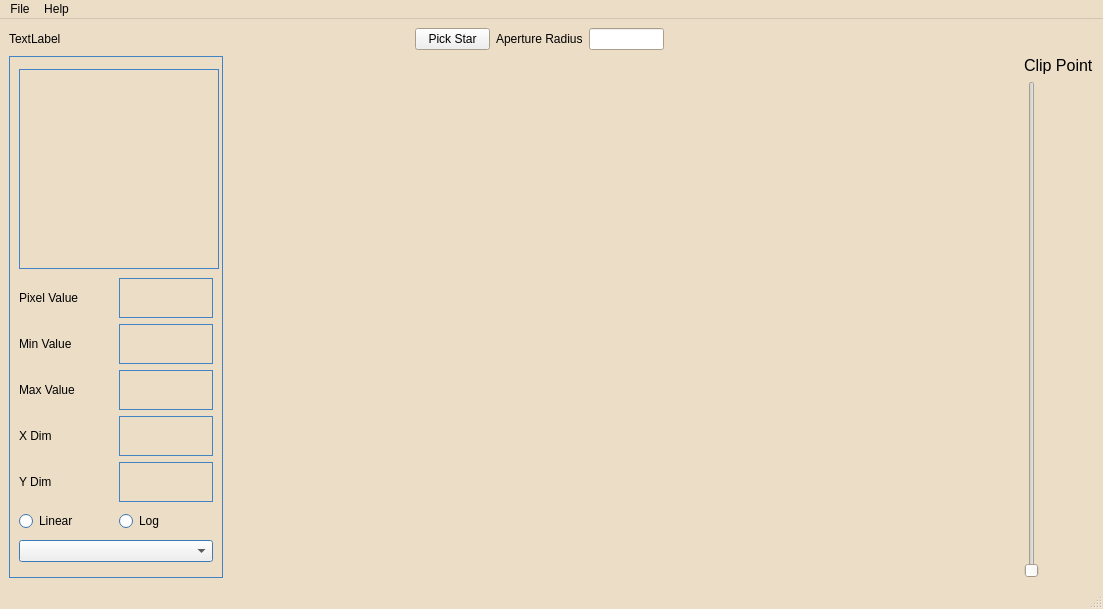
<?xml version="1.0" encoding="UTF-8"?>
<ui version="4.0">
 <class>NTV</class>
 <widget class="QMainWindow" name="NTV">
  <property name="geometry">
   <rect>
    <x>0</x>
    <y>0</y>
    <width>1103</width>
    <height>609</height>
   </rect>
  </property>
  <property name="palette">
   <palette>
    <active>
     <colorrole role="Base">
      <brush brushstyle="SolidPattern">
       <color alpha="255">
        <red>255</red>
        <green>255</green>
        <blue>255</blue>
       </color>
      </brush>
     </colorrole>
     <colorrole role="Window">
      <brush brushstyle="SolidPattern">
       <color alpha="255">
        <red>236</red>
        <green>221</green>
        <blue>199</blue>
       </color>
      </brush>
     </colorrole>
    </active>
    <inactive>
     <colorrole role="Base">
      <brush brushstyle="SolidPattern">
       <color alpha="255">
        <red>255</red>
        <green>255</green>
        <blue>255</blue>
       </color>
      </brush>
     </colorrole>
     <colorrole role="Window">
      <brush brushstyle="SolidPattern">
       <color alpha="255">
        <red>236</red>
        <green>221</green>
        <blue>199</blue>
       </color>
      </brush>
     </colorrole>
    </inactive>
    <disabled>
     <colorrole role="Base">
      <brush brushstyle="SolidPattern">
       <color alpha="255">
        <red>236</red>
        <green>221</green>
        <blue>199</blue>
       </color>
      </brush>
     </colorrole>
     <colorrole role="Window">
      <brush brushstyle="SolidPattern">
       <color alpha="255">
        <red>236</red>
        <green>221</green>
        <blue>199</blue>
       </color>
      </brush>
     </colorrole>
    </disabled>
   </palette>
  </property>
  <property name="windowTitle">
   <string>NTV</string>
  </property>
  <property name="windowIcon">
   <iconset resource="icons.qrc">
    <normaloff>:/sole.svg</normaloff>:/sole.svg</iconset>
  </property>
  <property name="animated">
   <bool>true</bool>
  </property>
  <property name="documentMode">
   <bool>false</bool>
  </property>
  <widget class="QWidget" name="centy">
   <property name="acceptDrops">
    <bool>true</bool>
   </property>
   <layout class="QVBoxLayout" name="verticalLayout_3">
    <item>
     <layout class="QHBoxLayout" name="horizontalLayout">
      <property name="rightMargin">
       <number>430</number>
      </property>
      <item>
       <widget class="QLabel" name="filelab">
        <property name="minimumSize">
         <size>
          <width>400</width>
          <height>0</height>
         </size>
        </property>
        <property name="maximumSize">
         <size>
          <width>400</width>
          <height>16777215</height>
         </size>
        </property>
        <property name="text">
         <string>TextLabel</string>
        </property>
       </widget>
      </item>
      <item>
       <widget class="QPushButton" name="pushButton">
        <property name="maximumSize">
         <size>
          <width>75</width>
          <height>16777215</height>
         </size>
        </property>
        <property name="text">
         <string>Pick Star</string>
        </property>
       </widget>
      </item>
      <item>
       <widget class="QLabel" name="label_3">
        <property name="text">
         <string>Aperture Radius</string>
        </property>
       </widget>
      </item>
      <item>
       <widget class="QLineEdit" name="sizeofcut">
        <property name="minimumSize">
         <size>
          <width>75</width>
          <height>0</height>
         </size>
        </property>
        <property name="maximumSize">
         <size>
          <width>75</width>
          <height>16777215</height>
         </size>
        </property>
       </widget>
      </item>
     </layout>
    </item>
    <item>
     <layout class="QHBoxLayout" name="horizontalLayout_2">
      <item>
       <widget class="QFrame" name="frame">
        <property name="maximumSize">
         <size>
          <width>214</width>
          <height>524</height>
         </size>
        </property>
        <property name="palette">
         <palette>
          <active>
           <colorrole role="Base">
            <brush brushstyle="SolidPattern">
             <color alpha="255">
              <red>255</red>
              <green>255</green>
              <blue>255</blue>
             </color>
            </brush>
           </colorrole>
           <colorrole role="Window">
            <brush brushstyle="SolidPattern">
             <color alpha="255">
              <red>85</red>
              <green>170</green>
              <blue>255</blue>
             </color>
            </brush>
           </colorrole>
          </active>
          <inactive>
           <colorrole role="Base">
            <brush brushstyle="SolidPattern">
             <color alpha="255">
              <red>255</red>
              <green>255</green>
              <blue>255</blue>
             </color>
            </brush>
           </colorrole>
           <colorrole role="Window">
            <brush brushstyle="SolidPattern">
             <color alpha="255">
              <red>85</red>
              <green>170</green>
              <blue>255</blue>
             </color>
            </brush>
           </colorrole>
          </inactive>
          <disabled>
           <colorrole role="Base">
            <brush brushstyle="SolidPattern">
             <color alpha="255">
              <red>85</red>
              <green>170</green>
              <blue>255</blue>
             </color>
            </brush>
           </colorrole>
           <colorrole role="Window">
            <brush brushstyle="SolidPattern">
             <color alpha="255">
              <red>85</red>
              <green>170</green>
              <blue>255</blue>
             </color>
            </brush>
           </colorrole>
          </disabled>
         </palette>
        </property>
        <property name="frameShape">
         <enum>QFrame::StyledPanel</enum>
        </property>
        <property name="frameShadow">
         <enum>QFrame::Raised</enum>
        </property>
        <layout class="QVBoxLayout" name="verticalLayout">
         <item>
          <widget class="QLabel" name="minipix">
           <property name="minimumSize">
            <size>
             <width>200</width>
             <height>200</height>
            </size>
           </property>
           <property name="maximumSize">
            <size>
             <width>200</width>
             <height>200</height>
            </size>
           </property>
           <property name="frameShape">
            <enum>QFrame::StyledPanel</enum>
           </property>
           <property name="frameShadow">
            <enum>QFrame::Raised</enum>
           </property>
           <property name="text">
            <string/>
           </property>
          </widget>
         </item>
         <item>
          <layout class="QGridLayout" name="gridLayout">
           <item row="1" column="0">
            <widget class="QLabel" name="label_2">
             <property name="maximumSize">
              <size>
               <width>140</width>
               <height>16777215</height>
              </size>
             </property>
             <property name="text">
              <string>Min Value</string>
             </property>
            </widget>
           </item>
           <item row="1" column="1">
            <widget class="QLabel" name="minlab">
             <property name="maximumSize">
              <size>
               <width>140</width>
               <height>40</height>
              </size>
             </property>
             <property name="frameShape">
              <enum>QFrame::StyledPanel</enum>
             </property>
             <property name="frameShadow">
              <enum>QFrame::Sunken</enum>
             </property>
             <property name="text">
              <string/>
             </property>
            </widget>
           </item>
           <item row="2" column="0">
            <widget class="QLabel" name="label_4">
             <property name="maximumSize">
              <size>
               <width>140</width>
               <height>16777215</height>
              </size>
             </property>
             <property name="text">
              <string>Max Value</string>
             </property>
            </widget>
           </item>
           <item row="2" column="1">
            <widget class="QLabel" name="maxlab">
             <property name="maximumSize">
              <size>
               <width>140</width>
               <height>40</height>
              </size>
             </property>
             <property name="frameShape">
              <enum>QFrame::StyledPanel</enum>
             </property>
             <property name="frameShadow">
              <enum>QFrame::Sunken</enum>
             </property>
             <property name="text">
              <string/>
             </property>
            </widget>
           </item>
           <item row="3" column="0">
            <widget class="QLabel" name="label_6">
             <property name="maximumSize">
              <size>
               <width>140</width>
               <height>16777215</height>
              </size>
             </property>
             <property name="text">
              <string>X Dim</string>
             </property>
            </widget>
           </item>
           <item row="3" column="1">
            <widget class="QLabel" name="xdim">
             <property name="maximumSize">
              <size>
               <width>140</width>
               <height>40</height>
              </size>
             </property>
             <property name="frameShape">
              <enum>QFrame::StyledPanel</enum>
             </property>
             <property name="frameShadow">
              <enum>QFrame::Sunken</enum>
             </property>
             <property name="text">
              <string/>
             </property>
            </widget>
           </item>
           <item row="4" column="0">
            <widget class="QLabel" name="label_8">
             <property name="maximumSize">
              <size>
               <width>140</width>
               <height>16777215</height>
              </size>
             </property>
             <property name="text">
              <string>Y Dim</string>
             </property>
            </widget>
           </item>
           <item row="4" column="1">
            <widget class="QLabel" name="ydim">
             <property name="maximumSize">
              <size>
               <width>140</width>
               <height>40</height>
              </size>
             </property>
             <property name="frameShape">
              <enum>QFrame::StyledPanel</enum>
             </property>
             <property name="frameShadow">
              <enum>QFrame::Sunken</enum>
             </property>
             <property name="text">
              <string/>
             </property>
            </widget>
           </item>
           <item row="0" column="0">
            <widget class="QLabel" name="label_5">
             <property name="text">
              <string>Pixel Value</string>
             </property>
            </widget>
           </item>
           <item row="0" column="1">
            <widget class="QLabel" name="pixval">
             <property name="maximumSize">
              <size>
               <width>140</width>
               <height>40</height>
              </size>
             </property>
             <property name="frameShape">
              <enum>QFrame::StyledPanel</enum>
             </property>
             <property name="frameShadow">
              <enum>QFrame::Sunken</enum>
             </property>
             <property name="text">
              <string/>
             </property>
            </widget>
           </item>
          </layout>
         </item>
         <item>
          <layout class="QHBoxLayout" name="horizontalLayout_3">
           <item>
            <widget class="QRadioButton" name="lincheck">
             <property name="text">
              <string>Linear</string>
             </property>
            </widget>
           </item>
           <item>
            <widget class="QRadioButton" name="logcheck">
             <property name="text">
              <string>Log</string>
             </property>
            </widget>
           </item>
          </layout>
         </item>
         <item>
          <widget class="QComboBox" name="cmapbox"/>
         </item>
        </layout>
       </widget>
      </item>
      <item>
       <widget class="MPL_Widget" name="imshow" native="true">
        <property name="minimumSize">
         <size>
          <width>650</width>
          <height>450</height>
         </size>
        </property>
       </widget>
      </item>
      <item>
       <layout class="QVBoxLayout" name="verticalLayout_2">
        <item>
         <widget class="QLabel" name="label">
          <property name="maximumSize">
           <size>
            <width>75</width>
            <height>16777215</height>
           </size>
          </property>
          <property name="font">
           <font>
            <pointsize>12</pointsize>
           </font>
          </property>
          <property name="text">
           <string>Clip Point</string>
          </property>
         </widget>
        </item>
        <item>
         <widget class="QSlider" name="clipslide">
          <property name="orientation">
           <enum>Qt::Vertical</enum>
          </property>
         </widget>
        </item>
       </layout>
      </item>
     </layout>
    </item>
   </layout>
  </widget>
  <widget class="QMenuBar" name="menubar">
   <property name="geometry">
    <rect>
     <x>0</x>
     <y>0</y>
     <width>1103</width>
     <height>24</height>
    </rect>
   </property>
   <widget class="QMenu" name="menuFile">
    <property name="title">
     <string>File</string>
    </property>
    <addaction name="separator"/>
    <addaction name="actionOpen"/>
    <addaction name="actionHeader"/>
    <addaction name="separator"/>
    <addaction name="actionQuit"/>
   </widget>
   <widget class="QMenu" name="menuHelp">
    <property name="title">
     <string>Help</string>
    </property>
    <addaction name="actionAbout"/>
   </widget>
   <addaction name="menuFile"/>
   <addaction name="menuHelp"/>
  </widget>
  <widget class="QStatusBar" name="statusbar"/>
  <action name="actionOpen">
   <property name="text">
    <string>Open</string>
   </property>
   <property name="shortcut">
    <string>Ctrl+O</string>
   </property>
  </action>
  <action name="actionQuit">
   <property name="text">
    <string>Quit</string>
   </property>
  </action>
  <action name="actionHeader">
   <property name="text">
    <string>Header</string>
   </property>
   <property name="shortcut">
    <string>Ctrl+H</string>
   </property>
  </action>
  <action name="actionAbout">
   <property name="text">
    <string>About</string>
   </property>
  </action>
 </widget>
 <customwidgets>
  <customwidget>
   <class>MPL_Widget</class>
   <extends>QWidget</extends>
   <header>mpl_pyqt4_widget</header>
   <container>1</container>
  </customwidget>
 </customwidgets>
 <resources>
  <include location="icons.qrc"/>
 </resources>
 <connections/>
</ui>
